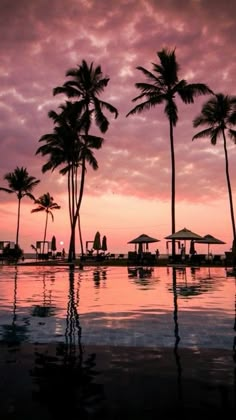
#> input picture images/foto.jpg, 236 x 420 px, found by its file name
$ python sharpening.py
#> lines starting #> are read from the running program, lines starting #| are printed output that depends on the picture
import cv2
import numpy as np
# Load gambar
image = cv2.imread('foto.jpg')
#> image is the input picture: shape (420, 236, 3); mean B, G, R 80.9, 84.1, 127.6
if image is None:
	print("Gambar tidak ditemukan!")

else:
	# Langsung Sharpening
 kernel_sharpen = np.array([[0, -1, 0],
[-1, 5, -1],
[0, -1, 0]])
sharpened_direct = cv2.filter2D(image, -1, kernel_sharpen)
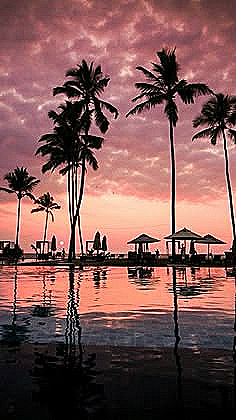
#> sharpened_direct: shape (420, 236, 3); mean B, G, R 84.8, 87.5, 127.6
# Menggabungkan gambar Before dan After secara horizontal
comparison_direct = np.hstack((image, sharpened_direct))
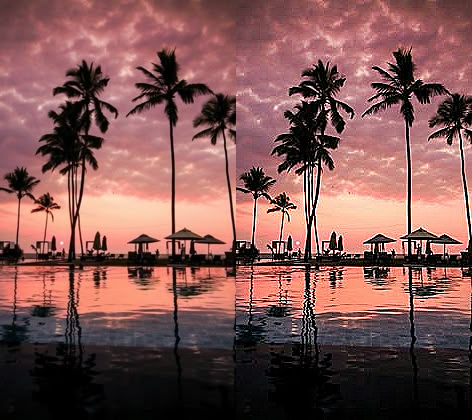
#> comparison_direct: shape (420, 472, 3); mean B, G, R 82.9, 85.8, 127.6
# Tampilkan hasil
cv2.imshow('Soal 2: Before (Left) vs After Direct Sharpen (Right)',
comparison_direct)
cv2.imwrite('perbandingan_soal_2.jpg', comparison_direct)
cv2.waitKey(0)
cv2.destroyAllWindows()
